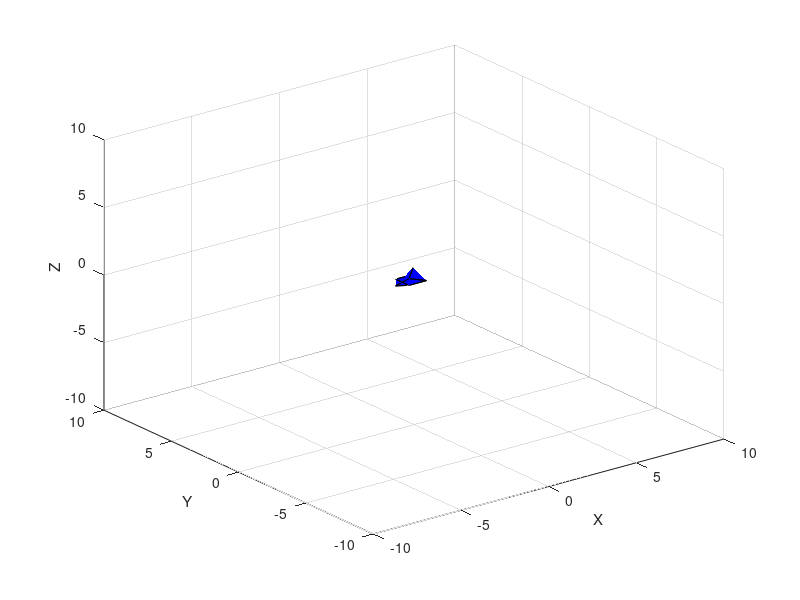
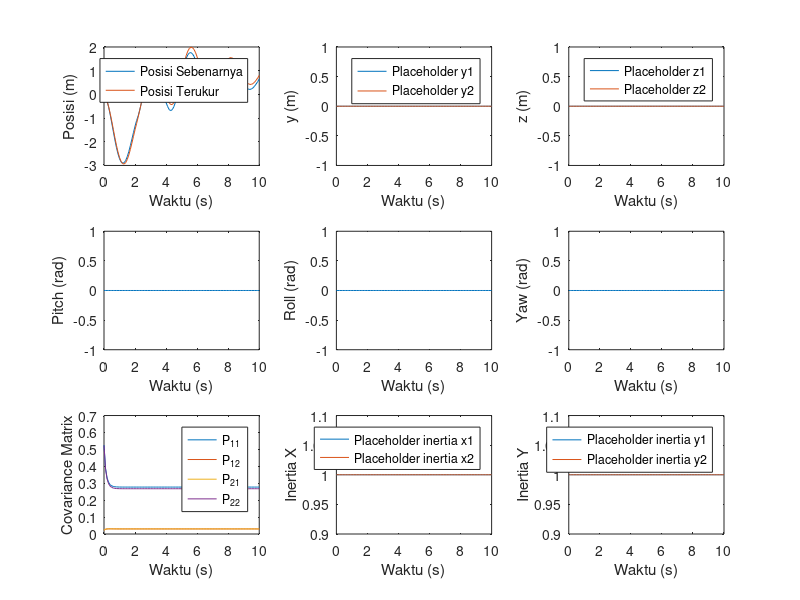

These figures' MATLAB source, in order:
% Konstanta dan variabel
g = 9.81;           % Percepatan gravitasi (m/s^2)
dt = 0.1;           % Waktu sampling (s)
m = 0.5;            % Massa drone (kg)
k = 3;              % Konstanta pegas (N/m)
b = 0.5;            % Koefisien redaman (N*s/m)
t = 0:dt:10;        % Vektor waktu (s)

% Inisialisasi variabel
x_history = zeros(2,length(t));
y_history = zeros(2,length(t));
z_history = zeros(2,length(t));
pitch_history = zeros(1,length(t));
roll_history = zeros(1,length(t));
yaw_history = zeros(1,length(t));
inertia_x_history = zeros(2,length(t));
inertia_y_history = zeros(2,length(t));
inertia_z_history = zeros(2,length(t));
xhat_history = zeros(2,length(t));
Phat_history = zeros(4,4,length(t));

% Inisialisasi variabel animasi
fig = figure;
ax = axes('XLim', [-10 10], 'YLim', [-10 10], 'ZLim', [-10 10]);
view(3);
grid on;
xlabel('X');
ylabel('Y');
zlabel('Z');
hold on;

% Gambar drone
drone_size = 1;
drone_color = 'b';
drone_vertices = drone_size * [0.5 -0.5 -0.5 0.5 0.5 0.5 -0.5 -0.5 0.5 0.5 -0.5 -0.5;                                 0.5 0.5 -0.5 -0.5 0.5 0.5 0.5 -0.5 -0.5 0.5 0.5 -0.5;                                 0 0 0 0 0.5 -0.5 -0.5 0.5 0.5 -0.5 -0.5 0.5];
drone_faces = [1 2 3 4; 1 2 6 5; 2 3 7 6; 3 4 8 7; 4 1 5 8; 5 6 7 8];

drone = patch('Vertices', drone_vertices', 'Faces', drone_faces, 'FaceColor', drone_color);

% Kalman filter variabel
A = [1 dt; 0 1];     % State transition matrix
B = [dt^2/2; dt];    % Input matrix
C = [1 0; 0 1];      % Output matrix
D = [0; 0];          % Feedthrough matrix
Q = [0.1 0; 0 0.1];  % Process noise covariance
R = [1 0; 0 1];      % Measurement noise covariance
xhat = [0; 0];       % Initial state estimate
P = [1 0; 0 1];      % Initial covariance estimate

% Simulasi
x = [0; 0];         % Kecepatan awal dan posisi awal
u = 0;              % Input kontrol awal
F = 0;              % Gaya
for i = 1:length(t)
    % Hitung gaya bersih pada drone
    net_force = u - m*g - k*x(1) - b*x(2) + F;
    
    % Update posisi dan kecepatan
    x = x + dt*[x(2); net_force/m];
    
    % Update input kontrol dan gaya eksternal
    if t(i) > 2
        u = 5;
    end
    if t(i) > 4
        F = 2;
    end
    
    % Kalman filter prediction step
    xhat_minus = A*xhat + B*u;
    P_minus = A*P*A' + Q;
    
    % Kalman filter correction step
    y = C*[x(1); x(2)];
    K = P_minus*C'/(C*P_minus*C' + R);
    xhat = xhat_minus + K*(y - C*xhat_minus);
    P = (eye(2) - K*C)*P_minus;
    
    % Save history of data
    x_history(:,i) = x;
    y_history(:,i) = [0; 0];    % Placeholder for y data
    z_history(:,i) = [0; 0];    % Placeholder for z data
    pitch_history(i) = 0;       % Placeholder for pitch data
    roll_history(i) = 0;        % Placeholder for roll data
    yaw_history(i) = 0;         % Placeholder for yaw data
    inertia_x_history(:,i) = [1; 1];   % Placeholder for inertia x data
    inertia_y_history(:,i) = [1; 1];   % Placeholder for inertia y data
    inertia_z_history(:,i) = [1; 1];   % Placeholder for inertia z data
    xhat_history(:,i) = xhat;
    Phat_history(:,:,i) = [P, zeros(2,2); zeros(2,2), P];
    
    % Update posisi drone
    drone_vertices_new = drone_vertices' + repmat([x(1), x(2), 0], size(drone_vertices, 2), 1);
    set(drone, 'Vertices', drone_vertices_new);
    
    % Tampilkan animasi
    pause(0.01);
end

% Plot hasil simulasi
figure;
subplot(3, 3, 1);
plot(t, x_history(1,:), t, xhat_history(1,:));
xlabel('Waktu (s)');
ylabel('Posisi (m)');
legend('Posisi Sebenarnya', 'Posisi Terukur');

subplot(3, 3, 2);
plot(t, y_history(1,:), t, y_history(2,:));
xlabel('Waktu (s)');
ylabel('y (m)');
legend('Placeholder y1', 'Placeholder y2');

subplot(3, 3, 3);
plot(t, z_history(1,:), t, z_history(2,:));
xlabel('Waktu (s)');
ylabel('z (m)');
legend('Placeholder z1', 'Placeholder z2');

subplot(3, 3, 4);
plot(t, pitch_history);
xlabel('Waktu (s)');
ylabel('Pitch (rad)');

subplot(3, 3, 5);
plot(t, roll_history);
xlabel('Waktu (s)');
ylabel('Roll (rad)');

subplot(3, 3, 6);
plot(t, yaw_history);
xlabel('Waktu (s)');
ylabel('Yaw (rad)');

subplot(3, 3, 7);
Phat_11 = squeeze(Phat_history(1,1,:));
Phat_12 = squeeze(Phat_history(1,2,:));
Phat_21 = squeeze(Phat_history(2,1,:));
Phat_22 = squeeze(Phat_history(2,2,:));
plot(t, Phat_11, t, Phat_12, t, Phat_21, t, Phat_22);
xlabel('Waktu (s)');
ylabel('Covariance Matrix');
legend('P_{11}', 'P_{12}', 'P_{21}', 'P_{22}');

subplot(3, 3, 8);
plot(t, inertia_x_history(1,:), t, inertia_x_history(2,:));
xlabel('Waktu (s)');
ylabel('Inertia X');
legend('Placeholder inertia x1', 'Placeholder inertia x2');

subplot(3, 3, 9);
plot(t, inertia_y_history(1,:), t, inertia_y_history(2,:));
xlabel('Waktu (s)');
ylabel('Inertia Y');
legend('Placeholder inertia y1', 'Placeholder inertia y2');
